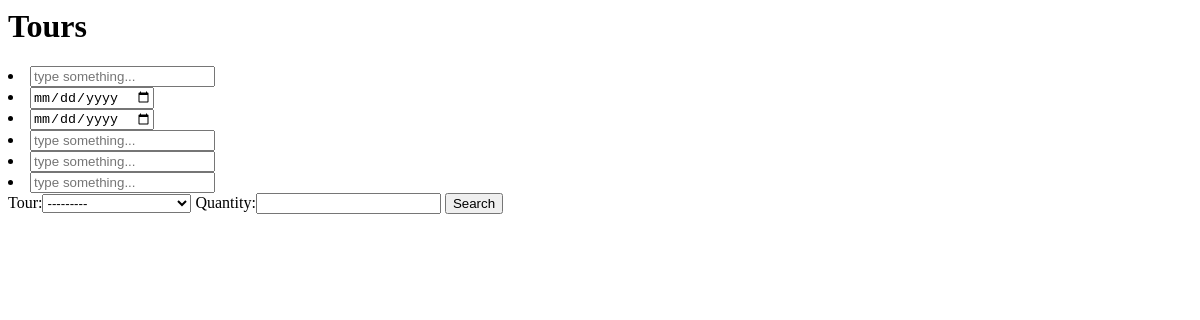
The page /tour_list on the database as committed earlier.
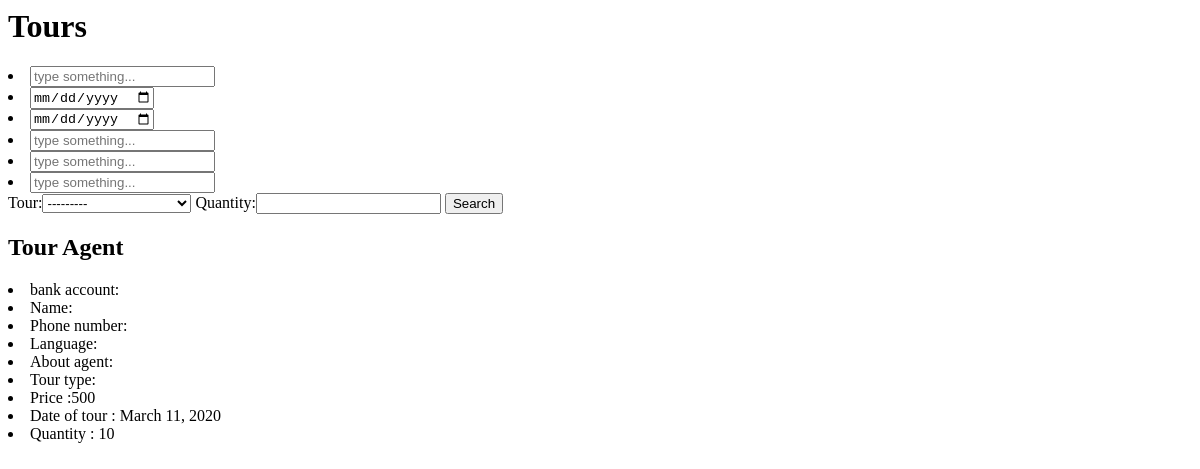
The same page on the database as committed later.
### users/models.py (models this page shows)
class Tour(models.Model):
    mainimage = models.ImageField(upload_to='img', null=True, blank=True)
    tour = models.ForeignKey(TourAgents, on_delete=models.CASCADE)
    first_to_ten_price = models.IntegerField(default=0)
    date_of_tour = models.DateField(_("Date"), default=datetime.date.today)
    quantity = models.IntegerField(default=0)

### users/views.py (the view)
# urls.py: path('tour_list', views.tour_list, name='tour_list'),
def tour_list(request):
    tours = Tour.objects.all()
    tour_filter = TourFilter(request.GET, queryset=tours)
    def func_valid_input(key):
        try:
            name = request.GET[key]
        except:
            name = False
        return name
    name = func_valid_input('AgentSearch')
    price_start = func_valid_input('PriceStart')
    price_to = func_valid_input('PriceTo')
    date_start = func_valid_input('DateStart')
    date_end = func_valid_input('DateEnd')
    quantity = func_valid_input('Quantity')
    tours = tour_filter.qs
    if name:
        tours = tour_filter.qs.filter(user__name__contains=F"{name}",)
    if date_start and date_end:
        print(2,date_start,date_end)
        tours = tour_filter.qs.filter(date_of_tour__range=(date_start,date_end),)
    elif date_start and not date_end:
        date_end = "2100-01-01"
        print(3,date_start,date_end)
        tours = tour_filter.qs.filter(date_of_tour__range=(date_start,date_end),)
    elif not date_start and date_end:
        date_start = str(datetime.date.today())
        print(date_start)
        tours = tour_filter.qs.filter(date_of_tour__range=(date_start,date_end),)
    if price_start and price_to:
        print(2,price_start,price_to)
        tours = tours.filter(first_to_ten_price__range=(price_start,price_to),)
    elif price_start and not price_to:
        price_to = 10000000000
        print(3,price_start,price_to)
        tours = tours.filter(first_to_ten_price__range=(price_start,price_to),)
    elif not price_start and price_to:
        price_start = 0
        tours = tours.filter(first_to_ten_price__range=(price_start,price_to),)
    if quantity:
        quantity = int(quantity)
        tours = tour_filter.qs.filter(quantity=quantity,)
    context = {'tours':tours, 'tour_filter': tour_filter}
    return render(request, 'users/tour_list.html', context)

### users/templates/users/tour_list.html (shortened to what this page needs)
<h1>Tours</h1>
<div>
    <form method="GET">
      <li>
      <input type="text" name="AgentSearch" placeholder="type something...">
      </li>
      <li>
      <input type="date" name="DateStart" placeholder="type something...">
      </li>
      <li>
      <input type="date" name="DateEnd" placeholder="type something...">
      </li>
      <li>
      <input type="number" name="PriceStart" placeholder="type something...">
      </li>
      <li>
      <input type="number" name="PriceTo" placeholder="type something...">
      </li>
      <li>
      <input type="number" name="Quantity" placeholder="type something...">
      </li>
      {{ tour_filter.form }}
      <button type="submit" name="search">Search</button>
    </form>
</div>
{% for i in tours %}
<h2>Tour Agent</h2>
<li>
	bank account: {{i.user.bank_account}}
</li>
<li>
	Name: {{i.user.name}}
</li>
<li>
	Phone number:{{i.user.phone_number}}
</li>
<li>
	Language: {{i.get_language_display }}
</li>
<li>
	About agent: {{i.about_me}}
</li>
<li>
	Tour type: {{ i.get_tour_type_display }}
</li>
<li>
	Price :{{i.first_to_ten_price}}
</li>
<li>
	Date of tour : {{i.date_of_tour }}
</li>
<li>
      Quantity : {{i.quantity }}
</li>
{% endfor %}

Rows that differ between the two databases and show on the page:
added Tour: first_to_ten_price "500", date_of_tour "March 11, 2020", quantity "10"
